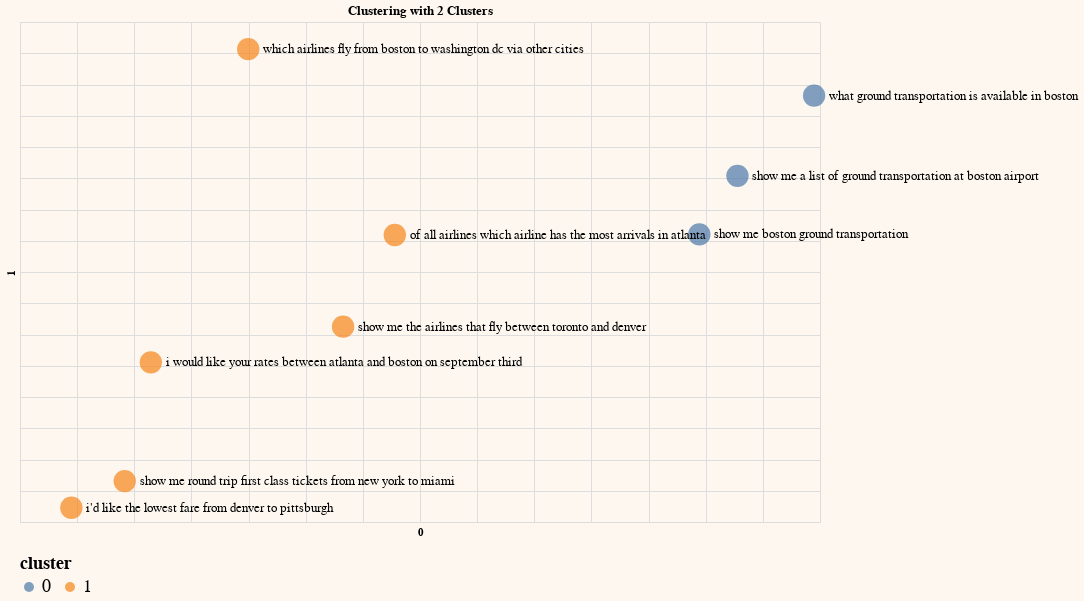

The notebook cell saved with this chart:
### Markdown cell above
Clustering is a process of grouping similar documents into clusters. It is used to organize a large number of documents into a smaller number of groups and lets us discover emerging patterns in the documents.

### Code cell
from sklearn.cluster import KMeans

# Pick the number of clusters
df_clust = df_pc2.copy()
n_clusters=2

# Cluster the embeddings
kmeans_model = KMeans(n_clusters=n_clusters, random_state=0)
classes = kmeans_model.fit_predict(embeds).tolist()
df_clust['cluster'] = (list(map(str,classes)))

# Plot on a chart
df_clust.columns = df_clust.columns.astype(str)
generate_chart(df_clust.iloc[:sample],'0','1',lbl='on',color='cluster',title='Clustering with 2 Clusters')

### Figure 1 — Vega-Lite specification as saved in the notebook (floating-point values rounded to 4 significant figures; data arrays with more than 128 entries replaced by an {"elided": "..."} marker saying what was removed)
{"config": {"view": {"continuousWidth": 400, "continuousHeight": 300}, "background": "#FDF7F0", "legend": {"labelFontSize": 18, "orient": "bottom", "titleFontSize": 18}}, "layer": [{"mark": {"type": "circle", "size": 500}, "encoding": {"color": {"field": "cluster", "type": "nominal"}, "tooltip": [{"field": "query", "type": "nominal"}], "x": {"axis": {"domain": false, "labels": false, "ticks": false}, "field": "0", "scale": {"zero": false}, "type": "quantitative"}, "y": {"axis": {"domain": false, "labels": false, "ticks": false}, "field": "1", "scale": {"zero": false}, "type": "quantitative"}}}, {"mark": {"type": "text", "align": "left", "baseline": "middle", "color": "black", "dx": 15, "size": 13}, "encoding": {"color": {"value": "black"}, "text": {"field": "query", "type": "nominal"}, "tooltip": [{"field": "query", "type": "nominal"}], "x": {"axis": {"domain": false, "labels": false, "ticks": false}, "field": "0", "scale": {"zero": false}, "type": "quantitative"}, "y": {"axis": {"domain": false, "labels": false, "ticks": false}, "field": "1", "scale": {"zero": false}, "type": "quantitative"}}}], "data": {"name": "data-ebd441bf3f91a05e8eeb2e63449965e4"}, "height": 500, "title": "Clustering with 2 Clusters", "width": 800, "$schema": "https://vega.github.io/schema/vega-lite/v4.17.0.json", "datasets": {"data-ebd441bf3f91a05e8eeb2e63449965e4": [{"query": " which airlines fly from boston to washington dc via other cities", "query_embeds": {"elided": "4096 float values"}, "0": -5.03, "1": 45.66, "cluster": "1"}, {"query": " show me the airlines that fly between toronto and denver", "query_embeds": {"elided": "4096 float values"}, "0": 3.269, "1": 1.258, "cluster": "1"}, {"query": " show me round trip first class tickets from new york to miami", "query_embeds": {"elided": "4096 float values"}, "0": -15.84, "1": -23.45, "cluster": "1"}, {"query": " i'd like the lowest fare from denver to pittsburgh", "query_embeds": {"elided": "4096 float values"}, "0": -20.51, "1": -27.72, "cluster": "1"}, {"query": " show me a list of ground transportation at boston airport", "query_embeds": {"elided": "4096 float values"}, "0": 37.78, "1": 25.39, "cluster": "0"}, {"query": " show me boston ground transportation", "query_embeds": {"elided": "4096 float values"}, "0": 34.44, "1": 16.01, "cluster": "0"}, {"query": " of all airlines which airline has the most arrivals in atlanta", "query_embeds": {"elided": "4096 float values"}, "0": 7.796, "1": 15.92, "cluster": "1"}, {"query": " what ground transportation is available in boston", "query_embeds": {"elided": "4096 float values"}, "0": 44.48, "1": 38.23, "cluster": "0"}, {"query": " i would like your rates between atlanta and boston on september third", "query_embeds": {"elided": "4096 float values"}, "0": -13.55, "1": -4.459, "cluster": "1"}]}}
